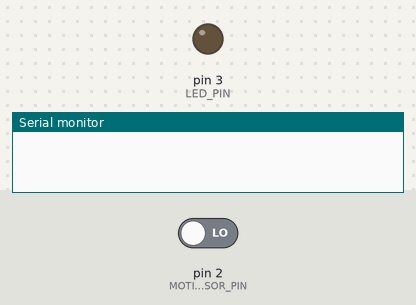
Recording of a sketch running on a simulated Arduino Uno, built with avr-gcc and run on an emulated ATmega328P. On the bench: output pins drawn as LEDs (lit = HIGH), the last lines printed to the serial monitor. Inputs (shaded band) come from the test bench; at power-on: pin 2 (MOTION_SENSOR_PIN) LOW.

Above: at 1.2 s.
1.3 s: pin 2 (MOTION_SENSOR_PIN) driven HIGH
At 2.5 s:
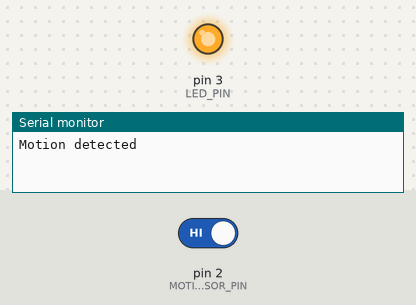
2.8 s: pin 2 (MOTION_SENSOR_PIN) driven LOW
At 3.8 s:
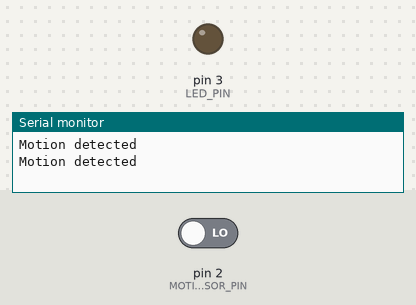
Timing chart, 0 to 5.8 s (numbered marks = the images above; inputs shaded):
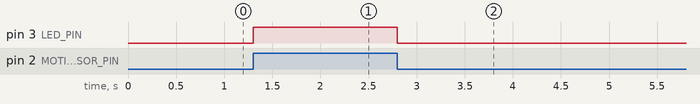

Measured:
- after the input at 1.3 s, pin 3 (LED_PIN): LOW → HIGH at once
- after the input at 2.8 s, pin 3 (LED_PIN): HIGH → LOW at once

The sketch:

Task1.2P.ino
```cpp
//Arduino code for LED that is activated by PIR motion sensor
// Normal execution is suspended when interrupt service routine (ISR) is run ie. when motion is detected.

const int MOTION_SENSOR_PIN = 2;   			        //Set motion sensor signal pin to digital pin 5 of Arduino
const int LED_PIN           = 3;   			        //Set LED pin to digital pin 3 on Arduino
volatile int motionState = 0; 			            //Set initial state of motion sensor

void setup() {
  Serial.begin(9600);                		        // Set data rate in bits
  pinMode(MOTION_SENSOR_PIN, INPUT); 		        // Set MOTION_SENSOR_PIN as input
  pinMode(LED_PIN, OUTPUT);          		        // Set LED_PIN as output
  attachInterrupt(0, pin_ISR, CHANGE);          // Call attachInterrupt method with args pin, method, mode
}

void loop() {

}
void pin_ISR() {								                  // Method to run on interrupt
  motionState = digitalRead(MOTION_SENSOR_PIN);   // Read current state
  digitalWrite(LED_PIN, motionState);    		      // Set pin state for led pin
  Serial.println("Motion detected");              // Print to serial monitor
}
```
